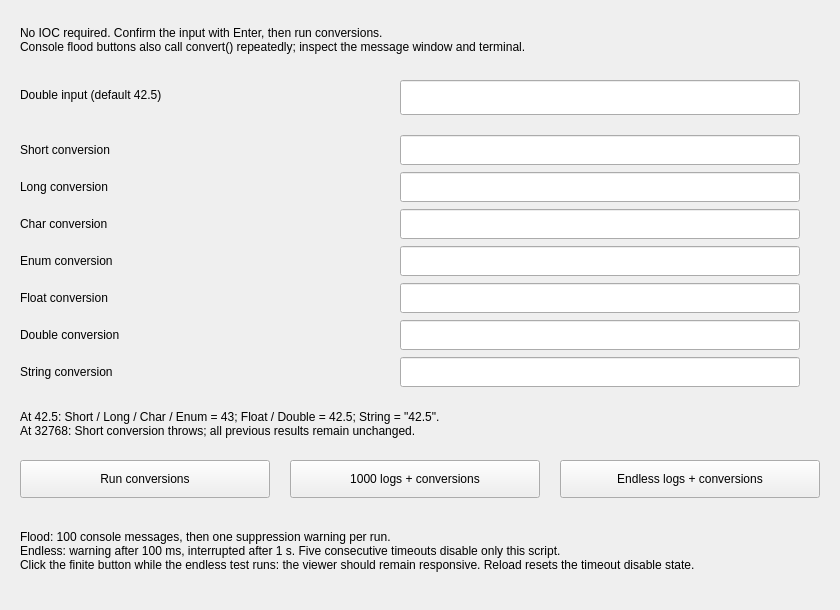
<?xml version='1.0' encoding='UTF-8'?>
<ui version="4.0">
 <class>ScriptConsoleConversions</class>
 <widget class="QMainWindow" name="ScriptConsoleConversions">
  <property name="geometry">
   <rect>
    <x>0</x>
    <y>0</y>
    <width>840</width>
    <height>610</height>
   </rect>
  </property>
  <property name="windowTitle">
   <string>caScript: conversions and console flood</string>
  </property>
  <widget class="QWidget" name="centralwidget">
   <widget class="QLabel" name="instructions">
    <property name="geometry">
     <rect>
      <x>20</x>
      <y>15</y>
      <width>800</width>
      <height>50</height>
     </rect>
    </property>
    <property name="text">
     <string>No IOC required. Confirm the input with Enter, then run conversions.
Console flood buttons also call convert() repeatedly; inspect the message window and terminal.</string>
    </property>
    <property name="wordWrap">
     <bool>true</bool>
    </property>
   </widget>
   <widget class="QLabel" name="sourceLabel">
    <property name="geometry">
     <rect>
      <x>20</x>
      <y>80</y>
      <width>350</width>
      <height>30</height>
     </rect>
    </property>
    <property name="text">
     <string>Double input (default 42.5)</string>
    </property>
    <property name="wordWrap">
     <bool>true</bool>
    </property>
   </widget>
   <widget class="caTextEntry" name="sourceValue">
    <property name="geometry">
     <rect>
      <x>400</x>
      <y>80</y>
      <width>400</width>
      <height>35</height>
     </rect>
    </property>
    <property name="channel">
     <string>internal://scriptConsoleSource</string>
    </property>
   </widget>
   <widget class="QLabel" name="shortLabel">
    <property name="geometry">
     <rect>
      <x>20</x>
      <y>135</y>
      <width>350</width>
      <height>30</height>
     </rect>
    </property>
    <property name="text">
     <string>Short conversion</string>
    </property>
    <property name="wordWrap">
     <bool>true</bool>
    </property>
   </widget>
   <widget class="caLineEdit" name="shortValue">
    <property name="geometry">
     <rect>
      <x>400</x>
      <y>135</y>
      <width>400</width>
      <height>30</height>
     </rect>
    </property>
    <property name="channel">
     <string>internal://scriptConsoleShort</string>
    </property>
   </widget>
   <widget class="QLabel" name="longLabel">
    <property name="geometry">
     <rect>
      <x>20</x>
      <y>172</y>
      <width>350</width>
      <height>30</height>
     </rect>
    </property>
    <property name="text">
     <string>Long conversion</string>
    </property>
    <property name="wordWrap">
     <bool>true</bool>
    </property>
   </widget>
   <widget class="caLineEdit" name="longValue">
    <property name="geometry">
     <rect>
      <x>400</x>
      <y>172</y>
      <width>400</width>
      <height>30</height>
     </rect>
    </property>
    <property name="channel">
     <string>internal://scriptConsoleLong</string>
    </property>
   </widget>
   <widget class="QLabel" name="charLabel">
    <property name="geometry">
     <rect>
      <x>20</x>
      <y>209</y>
      <width>350</width>
      <height>30</height>
     </rect>
    </property>
    <property name="text">
     <string>Char conversion</string>
    </property>
    <property name="wordWrap">
     <bool>true</bool>
    </property>
   </widget>
   <widget class="caLineEdit" name="charValue">
    <property name="geometry">
     <rect>
      <x>400</x>
      <y>209</y>
      <width>400</width>
      <height>30</height>
     </rect>
    </property>
    <property name="channel">
     <string>internal://scriptConsoleChar</string>
    </property>
   </widget>
   <widget class="QLabel" name="enumLabel">
    <property name="geometry">
     <rect>
      <x>20</x>
      <y>246</y>
      <width>350</width>
      <height>30</height>
     </rect>
    </property>
    <property name="text">
     <string>Enum conversion</string>
    </property>
    <property name="wordWrap">
     <bool>true</bool>
    </property>
   </widget>
   <widget class="caLineEdit" name="enumValue">
    <property name="geometry">
     <rect>
      <x>400</x>
      <y>246</y>
      <width>400</width>
      <height>30</height>
     </rect>
    </property>
    <property name="channel">
     <string>internal://scriptConsoleEnum</string>
    </property>
   </widget>
   <widget class="QLabel" name="floatLabel">
    <property name="geometry">
     <rect>
      <x>20</x>
      <y>283</y>
      <width>350</width>
      <height>30</height>
     </rect>
    </property>
    <property name="text">
     <string>Float conversion</string>
    </property>
    <property name="wordWrap">
     <bool>true</bool>
    </property>
   </widget>
   <widget class="caLineEdit" name="floatValue">
    <property name="geometry">
     <rect>
      <x>400</x>
      <y>283</y>
      <width>400</width>
      <height>30</height>
     </rect>
    </property>
    <property name="channel">
     <string>internal://scriptConsoleFloat</string>
    </property>
    <property name="precisionMode">
     <enum>caLineEdit::User</enum>
    </property>
    <property name="precision">
     <number>8</number>
    </property>
   </widget>
   <widget class="QLabel" name="doubleLabel">
    <property name="geometry">
     <rect>
      <x>20</x>
      <y>320</y>
      <width>350</width>
      <height>30</height>
     </rect>
    </property>
    <property name="text">
     <string>Double conversion</string>
    </property>
    <property name="wordWrap">
     <bool>true</bool>
    </property>
   </widget>
   <widget class="caLineEdit" name="doubleValue">
    <property name="geometry">
     <rect>
      <x>400</x>
      <y>320</y>
      <width>400</width>
      <height>30</height>
     </rect>
    </property>
    <property name="channel">
     <string>internal://scriptConsoleDouble</string>
    </property>
   </widget>
   <widget class="QLabel" name="stringLabel">
    <property name="geometry">
     <rect>
      <x>20</x>
      <y>357</y>
      <width>350</width>
      <height>30</height>
     </rect>
    </property>
    <property name="text">
     <string>String conversion</string>
    </property>
    <property name="wordWrap">
     <bool>true</bool>
    </property>
   </widget>
   <widget class="caLineEdit" name="stringValue">
    <property name="geometry">
     <rect>
      <x>400</x>
      <y>357</y>
      <width>400</width>
      <height>30</height>
     </rect>
    </property>
    <property name="channel">
     <string>internal://scriptConsoleString</string>
    </property>
   </widget>
   <widget class="QLabel" name="expected">
    <property name="geometry">
     <rect>
      <x>20</x>
      <y>400</y>
      <width>800</width>
      <height>48</height>
     </rect>
    </property>
    <property name="text">
     <string>At 42.5: Short / Long / Char / Enum = 43; Float / Double = 42.5; String = "42.5".
At 32768: Short conversion throws; all previous results remain unchanged.</string>
    </property>
    <property name="wordWrap">
     <bool>true</bool>
    </property>
   </widget>
   <widget class="QPushButton" name="convert">
    <property name="geometry">
     <rect>
      <x>20</x>
      <y>460</y>
      <width>250</width>
      <height>38</height>
     </rect>
    </property>
    <property name="text">
     <string>Run conversions</string>
    </property>
   </widget>
   <widget class="QPushButton" name="finite">
    <property name="geometry">
     <rect>
      <x>290</x>
      <y>460</y>
      <width>250</width>
      <height>38</height>
     </rect>
    </property>
    <property name="text">
     <string>1000 logs + conversions</string>
    </property>
   </widget>
   <widget class="QPushButton" name="endless">
    <property name="geometry">
     <rect>
      <x>560</x>
      <y>460</y>
      <width>260</width>
      <height>38</height>
     </rect>
    </property>
    <property name="text">
     <string>Endless logs + conversions</string>
    </property>
   </widget>
   <widget class="QLabel" name="floodExpected">
    <property name="geometry">
     <rect>
      <x>20</x>
      <y>510</y>
      <width>800</width>
      <height>82</height>
     </rect>
    </property>
    <property name="text">
     <string>Flood: 100 console messages, then one suppression warning per run.
Endless: warning after 100 ms, interrupted after 1 s. Five consecutive timeouts disable only this script.
Click the finite button while the endless test runs: the viewer should remain responsive. Reload resets the timeout disable state.</string>
    </property>
    <property name="wordWrap">
     <bool>true</bool>
    </property>
   </widget>
   <widget class="genSoftPV" name="scriptConsoleSourceDefinition">
    <property name="geometry">
     <rect>
      <x>0</x>
      <y>0</y>
      <width>1</width>
      <height>1</height>
     </rect>
    </property>
    <property name="visible">
     <bool>false</bool>
    </property>
    <property name="variable">
     <string>scriptConsoleSource</string>
    </property>
    <property name="dataType">
     <enum>genSoftPV::DataType::Double</enum>
    </property>
    <property name="value">
     <string>42.5</string>
    </property>
    <property name="persistent">
     <bool>false</bool>
    </property>
    <property name="precision">
     <number>2</number>
    </property>
   </widget>
   <widget class="genSoftPV" name="scriptConsoleShortDefinition">
    <property name="geometry">
     <rect>
      <x>0</x>
      <y>0</y>
      <width>1</width>
      <height>1</height>
     </rect>
    </property>
    <property name="visible">
     <bool>false</bool>
    </property>
    <property name="variable">
     <string>scriptConsoleShort</string>
    </property>
    <property name="dataType">
     <enum>genSoftPV::DataType::Double</enum>
    </property>
    <property name="value">
     <string>0</string>
    </property>
    <property name="persistent">
     <bool>false</bool>
    </property>
    <property name="precision">
     <number>0</number>
    </property>
   </widget>
   <widget class="genSoftPV" name="scriptConsoleLongDefinition">
    <property name="geometry">
     <rect>
      <x>0</x>
      <y>0</y>
      <width>1</width>
      <height>1</height>
     </rect>
    </property>
    <property name="visible">
     <bool>false</bool>
    </property>
    <property name="variable">
     <string>scriptConsoleLong</string>
    </property>
    <property name="dataType">
     <enum>genSoftPV::DataType::Double</enum>
    </property>
    <property name="value">
     <string>0</string>
    </property>
    <property name="persistent">
     <bool>false</bool>
    </property>
    <property name="precision">
     <number>0</number>
    </property>
   </widget>
   <widget class="genSoftPV" name="scriptConsoleCharDefinition">
    <property name="geometry">
     <rect>
      <x>0</x>
      <y>0</y>
      <width>1</width>
      <height>1</height>
     </rect>
    </property>
    <property name="visible">
     <bool>false</bool>
    </property>
    <property name="variable">
     <string>scriptConsoleChar</string>
    </property>
    <property name="dataType">
     <enum>genSoftPV::DataType::Double</enum>
    </property>
    <property name="value">
     <string>0</string>
    </property>
    <property name="persistent">
     <bool>false</bool>
    </property>
    <property name="precision">
     <number>0</number>
    </property>
   </widget>
   <widget class="genSoftPV" name="scriptConsoleEnumDefinition">
    <property name="geometry">
     <rect>
      <x>0</x>
      <y>0</y>
      <width>1</width>
      <height>1</height>
     </rect>
    </property>
    <property name="visible">
     <bool>false</bool>
    </property>
    <property name="variable">
     <string>scriptConsoleEnum</string>
    </property>
    <property name="dataType">
     <enum>genSoftPV::DataType::Double</enum>
    </property>
    <property name="value">
     <string>0</string>
    </property>
    <property name="persistent">
     <bool>false</bool>
    </property>
    <property name="precision">
     <number>0</number>
    </property>
   </widget>
   <widget class="genSoftPV" name="scriptConsoleFloatDefinition">
    <property name="geometry">
     <rect>
      <x>0</x>
      <y>0</y>
      <width>1</width>
      <height>1</height>
     </rect>
    </property>
    <property name="visible">
     <bool>false</bool>
    </property>
    <property name="variable">
     <string>scriptConsoleFloat</string>
    </property>
    <property name="dataType">
     <enum>genSoftPV::DataType::Double</enum>
    </property>
    <property name="value">
     <string>0</string>
    </property>
    <property name="persistent">
     <bool>false</bool>
    </property>
    <property name="precision">
     <number>2</number>
    </property>
   </widget>
   <widget class="genSoftPV" name="scriptConsoleDoubleDefinition">
    <property name="geometry">
     <rect>
      <x>0</x>
      <y>0</y>
      <width>1</width>
      <height>1</height>
     </rect>
    </property>
    <property name="visible">
     <bool>false</bool>
    </property>
    <property name="variable">
     <string>scriptConsoleDouble</string>
    </property>
    <property name="dataType">
     <enum>genSoftPV::DataType::Double</enum>
    </property>
    <property name="value">
     <string>0</string>
    </property>
    <property name="persistent">
     <bool>false</bool>
    </property>
    <property name="precision">
     <number>2</number>
    </property>
   </widget>
   <widget class="genSoftPV" name="scriptConsoleStringDefinition">
    <property name="geometry">
     <rect>
      <x>0</x>
      <y>0</y>
      <width>1</width>
      <height>1</height>
     </rect>
    </property>
    <property name="visible">
     <bool>false</bool>
    </property>
    <property name="variable">
     <string>scriptConsoleString</string>
    </property>
    <property name="dataType">
     <enum>genSoftPV::DataType::String</enum>
    </property>
    <property name="value">
     <string>pending</string>
    </property>
    <property name="persistent">
     <bool>false</bool>
    </property>
   </widget>
   <widget class="caScript" name="convertScript">
    <property name="geometry">
     <rect>
      <x>0</x>
      <y>0</y>
      <width>1</width>
      <height>1</height>
     </rect>
    </property>
    <property name="triggerMode">
     <enum>caScript::TriggerMode::Manual</enum>
    </property>
    <property name="executionMode">
     <enum>caScript::ExecutionMode::DataDriven</enum>
    </property>
    <property name="channels">
     <string>[{"alias": "source", "channel": "internal://scriptConsoleSource"}]</string>
    </property>
    <property name="script">
     <string>outputs.short.value = inputs.source.convert(EpicsType.Short);
outputs.long.value = inputs.source.convert(EpicsType.Long);
outputs.char.value = inputs.source.convert(EpicsType.Char);
outputs.enum.value = inputs.source.convert(EpicsType.Enum);
outputs.float.value = inputs.source.convert(EpicsType.Float);
outputs.double.value = inputs.source.convert(EpicsType.Double);
outputs.string.value = inputs.source.convert(EpicsType.String);
console.log("Conversions completed; original input:", inputs.source.value);</string>
    </property>
    <property name="outputChannels">
     <string>[{"alias": "short", "channel": "internal://scriptConsoleShort"}, {"alias": "long", "channel": "internal://scriptConsoleLong"}, {"alias": "char", "channel": "internal://scriptConsoleChar"}, {"alias": "enum", "channel": "internal://scriptConsoleEnum"}, {"alias": "float", "channel": "internal://scriptConsoleFloat"}, {"alias": "double", "channel": "internal://scriptConsoleDouble"}, {"alias": "string", "channel": "internal://scriptConsoleString"}]</string>
    </property>
   </widget>
   <widget class="caScript" name="finiteScript">
    <property name="geometry">
     <rect>
      <x>0</x>
      <y>0</y>
      <width>1</width>
      <height>1</height>
     </rect>
    </property>
    <property name="triggerMode">
     <enum>caScript::TriggerMode::Manual</enum>
    </property>
    <property name="executionMode">
     <enum>caScript::ExecutionMode::DataDriven</enum>
    </property>
    <property name="channels">
     <string>[{"alias": "source", "channel": "internal://scriptConsoleSource"}]</string>
    </property>
    <property name="script">
     <string>for (var i = 0; i &lt; 1000; ++i) {
    const value = inputs.source.convert(EpicsType.Double);
    if (i % 3 === 0) console.log('converted', value);
    else if (i % 3 === 1) console.warn('converted', value);
    else console.error('converted', value);
}</string>
    </property>
   </widget>
   <widget class="caScript" name="endlessScript">
    <property name="geometry">
     <rect>
      <x>0</x>
      <y>0</y>
      <width>1</width>
      <height>1</height>
     </rect>
    </property>
    <property name="triggerMode">
     <enum>caScript::TriggerMode::Manual</enum>
    </property>
    <property name="executionMode">
     <enum>caScript::ExecutionMode::DataDriven</enum>
    </property>
    <property name="channels">
     <string>[{"alias": "source", "channel": "internal://scriptConsoleSource"}]</string>
    </property>
    <property name="script">
     <string>while (true) {
    const value = inputs.source.convert(EpicsType.String);
    console.log('converted', value);
}</string>
    </property>
   </widget>
  </widget>
 </widget>
 <customwidgets>
  <customwidget>
   <class>caTextEntry</class>
   <extends>caLineEdit</extends>
   <header>caTextEntry</header>
  </customwidget>
  <customwidget>
   <class>caLineEdit</class>
   <extends>QLineEdit</extends>
   <header>caLineEdit</header>
  </customwidget>
  <customwidget>
   <class>genSoftPV</class>
   <extends>QLabel</extends>
   <header>genSoftPV</header>
  </customwidget>
  <customwidget>
   <class>caScript</class>
   <extends>QWidget</extends>
   <header>cascript.h</header>
  </customwidget>
 </customwidgets>
 <resources />
 <connections>
  <connection>
   <sender>convert</sender>
   <signal>clicked()</signal>
   <receiver>convertScript</receiver>
   <slot>executeScript()</slot>
  </connection>
  <connection>
   <sender>finite</sender>
   <signal>clicked()</signal>
   <receiver>finiteScript</receiver>
   <slot>executeScript()</slot>
  </connection>
  <connection>
   <sender>endless</sender>
   <signal>clicked()</signal>
   <receiver>endlessScript</receiver>
   <slot>executeScript()</slot>
  </connection>
 </connections>
</ui>
